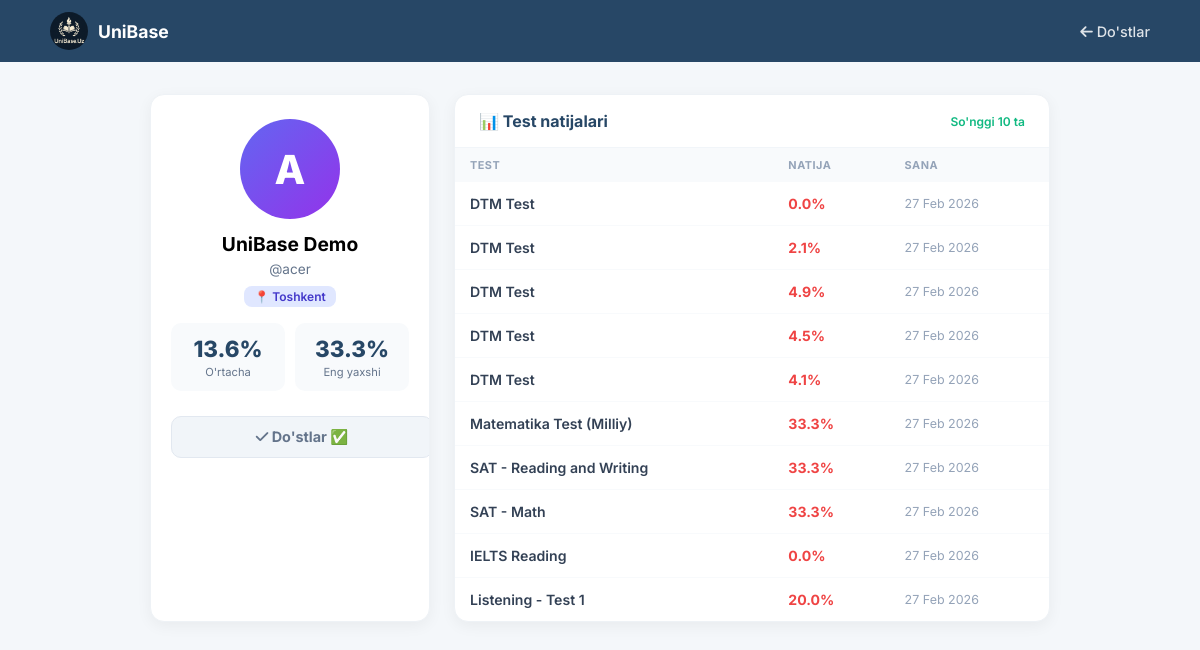
The page /user/acer/ (signed in) on the database as committed earlier.
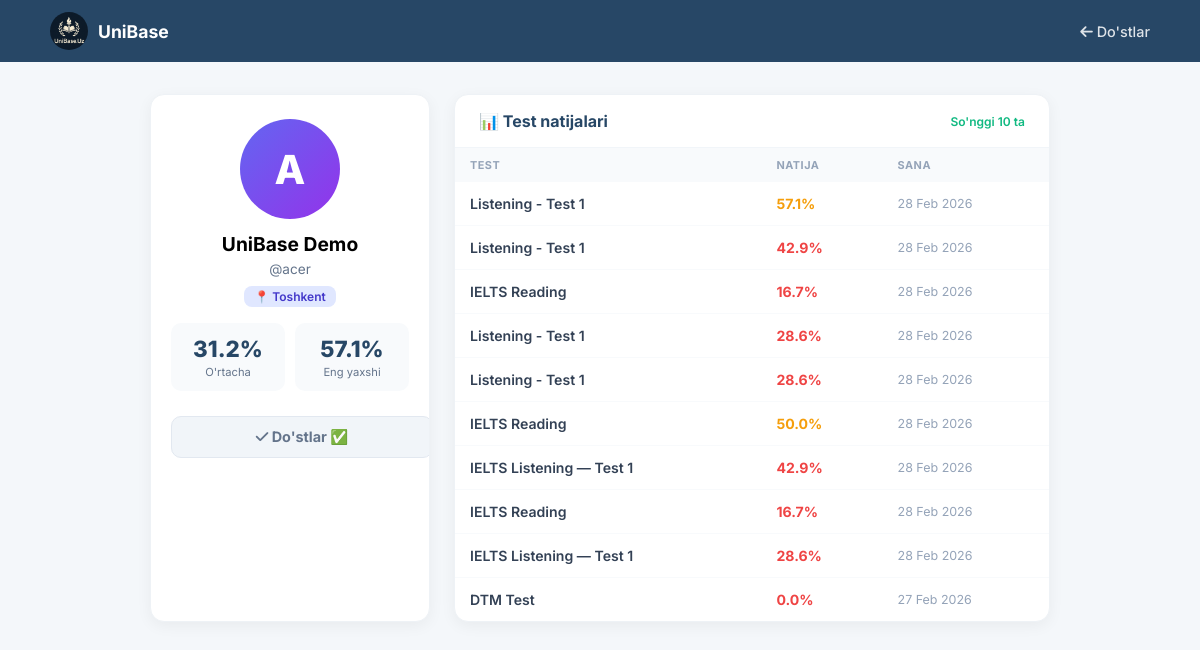
The same page on the database as committed later.
### app/models.py (models this page shows, shortened)
class UserTestResult(models.Model):
    user       = models.ForeignKey(User, on_delete=models.CASCADE)
    test_name  = models.CharField(max_length=255)
    score      = models.FloatField()
    date_taken = models.DateTimeField(auto_now_add=True)

### app/views.py (the view)
# urls.py: path('user/<str:username>/', friend_profile, name='friend_profile'),
@login_required
def friend_profile(request, username):
    friend = get_object_or_404(User, username=username)
    if friend == request.user:
        return redirect('profile')
    is_friend = Friendship.objects.filter(
        Q(from_user=request.user, to_user=friend) |
        Q(from_user=friend, to_user=request.user),
        accepted=True
    ).exists()
    pending_sent = Friendship.objects.filter(
        from_user=request.user, to_user=friend, accepted=False
    ).exists()
    pending_received = Friendship.objects.filter(
        from_user=friend, to_user=request.user, accepted=False
    ).exists()
    friend_results = []
    friend_avg = 0
    friend_best = 0
    if is_friend:
        friend_results = UserTestResult.objects.filter(user=friend).order_by('-date_taken')[:10]
        agg = friend_results.aggregate(avg=Avg('score'), best=Max('score'))
        friend_avg = round(agg['avg'] or 0, 1)
        friend_best = agg['best'] or 0
    return render(request, 'friend_profile.html', {
        'friend': friend,
        'friend_profile': getattr(friend, 'profile', None),
        'is_friend': is_friend,
        'pending_sent': pending_sent,
        'pending_received': pending_received,
        'friend_results': friend_results,
        'friend_avg': friend_avg,
        'friend_best': friend_best,
    })

### app/templates/friend_profile.html (shortened to what this page needs)
<!DOCTYPE html>
<html lang="en">
{% load static %}
<head>
    <link rel="stylesheet" href="https://cdnjs.cloudflare.com/ajax/libs/font-awesome/6.4.0/css/all.min.css">
</head>
<body>
<header>
    <div class="header-container">
        <a href="{% url 'home' %}" class="logo">
            <img src="/media/media/logo.jpg" alt="Logo">
            <span>UniBase</span>
        </a>
        <a href="{% url 'my_friends' %}" class="back-btn"><i class="fa-solid fa-arrow-left"></i> Do'stlar</a>
    </div>
</header>
<div class="container">
    <div class="card left-card">
        <div class="avatar-big">{{ friend.username|slice:":1"|upper }}</div>
        <div class="friend-name">{{ friend.get_full_name|default:friend.username }}</div>
        <div style="color: #64748b; font-size: 0.85rem; margin-bottom: 0.5rem;">@{{ friend.username }}</div>
        {% if friend_profile.viloyat %}
        <div class="viloyat-tag">📍 {{ friend_profile.viloyat }}</div>
        {% endif %}
        {% if is_friend %}
        <div class="stat-mini">
            <div class="stat-mini-item">
                <div class="val">{{ friend_avg }}%</div>
                <div class="lbl">O'rtacha</div>
            </div>
            <div class="stat-mini-item">
                <div class="val">{{ friend_best }}%</div>
                <div class="lbl">Eng yaxshi</div>
            </div>
        </div>
        {% endif %}
        <div class="action-area">
            {% if is_friend %}
                <div class="btn-add btn-gray"><i class="fa-solid fa-check"></i> Do'stlar ✅</div>
            {% elif pending_received %}
                <a href="{% url 'accept_friend' friend.username %}" class="btn-add btn-accept">✅ Qabul qilish</a>
                <a href="{% url 'reject_friend' friend.username %}" class="btn-add btn-reject">❌ Rad etish</a>
            {% elif pending_sent %}
                <div class="btn-add btn-pending">⏳ So'rov yuborilgan</div>
            {% else %}
                <a href="{% url 'add_friend' friend.username %}" class="btn-add btn-green"><i class="fa-solid fa-user-plus"></i> Do'st qo'shish</a>
            {% endif %}
        </div>
    </div>
    <div class="card">
        <div class="results-header">
            <h3>📊 Test natijalari</h3>
            {% if is_friend %}
            <span style="font-size: 0.75rem; color: #10b981; font-weight: 600;">So'nggi 10 ta</span>
            {% endif %}
        </div>
        {% if is_friend %}
            {% if friend_results %}
            <table>
                <thead>
                    <tr>
                        <th>Test</th>
                        <th>Natija</th>
                        <th>Sana</th>
                    </tr>
                </thead>
                <tbody>
                    {% for r in friend_results %}
                    <tr>
                        <td style="font-weight: 600;">{{ r.test_name }}</td>
                        <td>
                            <span class="{% if r.score >= 80 %}score-green{% elif r.score >= 50 %}score-yellow{% else %}score-red{% endif %}">
                                {{ r.score }}%
                            </span>
                        </td>
                        <td style="color: #94a3b8; font-size: 0.78rem;">{{ r.date_taken|date:"d M Y" }}</td>
                    </tr>
                    {% endfor %}
                </tbody>
            </table>
            {% else %}
            <div class="locked-box">
                <div class="lock-icon">📭</div>
                <h3>Hali natijalar yo'q</h3>
                <p>{{ friend.username }} hali hech qanday test yechmagan.</p>
            </div>
            {% endif %}
        {% endif %}
    </div>
</div>
</body>
</html>

Rows that differ between the two databases and show on the page:
no longer on this page (row unchanged): UserTestResult: test_name "DTM Test", score "2.1", date_taken "27 Feb 2026"
no longer on this page (row unchanged): UserTestResult: test_name "DTM Test", score "4.9", date_taken "27 Feb 2026"
no longer on this page (row unchanged): UserTestResult: test_name "DTM Test", score "4.5", date_taken "27 Feb 2026"
no longer on this page (row unchanged): UserTestResult: test_name "DTM Test", score "4.1", date_taken "27 Feb 2026"
no longer on this page (row unchanged): UserTestResult: test_name "Matematika Test (Milliy)", score "33.3", date_taken "27 Feb 2026"
no longer on this page (row unchanged): UserTestResult: test_name "SAT - Reading and Writing", score "33.3", date_taken "27 Feb 2026"
no longer on this page (row unchanged): UserTestResult: test_name "SAT - Math", score "33.3", date_taken "27 Feb 2026"
no longer on this page (row unchanged): UserTestResult: test_name "IELTS Reading", score "0.0", date_taken "27 Feb 2026"
no longer on this page (row unchanged): UserTestResult: test_name "Listening - Test 1", score "20.0", date_taken "27 Feb 2026"
added UserTestResult: test_name "Listening - Test 1", score "57.1", date_taken "28 Feb 2026"
added UserTestResult: test_name "Listening - Test 1", score "42.9", date_taken "28 Feb 2026"
added UserTestResult: test_name "IELTS Reading", score "16.7", date_taken "28 Feb 2026"
added UserTestResult: test_name "Listening - Test 1", score "28.6", date_taken "28 Feb 2026"
added UserTestResult: test_name "Listening - Test 1", score "28.6", date_taken "28 Feb 2026"
added UserTestResult: test_name "IELTS Reading", score "50.0", date_taken "28 Feb 2026"
added UserTestResult: test_name "IELTS Listening — Test 1", score "42.9", date_taken "28 Feb 2026"
added UserTestResult: test_name "IELTS Reading", score "16.7", date_taken "28 Feb 2026"
added UserTestResult: test_name "IELTS Listening — Test 1", score "28.6", date_taken "28 Feb 2026"
Other text that changed with them:
{{ friend_avg }}: "13.6" → "31.2"
{{ friend_best }}: "33.3" → "57.1"
